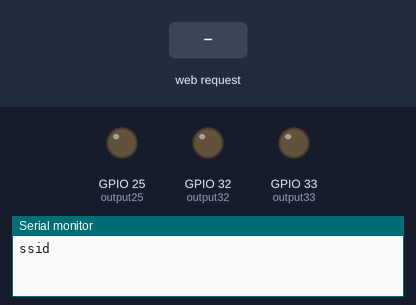
Recording of a sketch running on a simulated ESP32. On the bench: output pins drawn as LEDs (lit = HIGH), the last lines printed to the serial monitor. Inputs (shaded band) come from the test bench. WiFi joins after 1.5 s; servers stay silent unless stated.

Above: at 1.2 s.
1.3 s: HTTP request GET /32/on received
At 2.0 s:
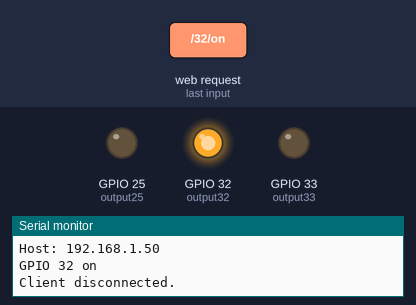
2.8 s: HTTP request GET /25/on received
At 3.1 s:
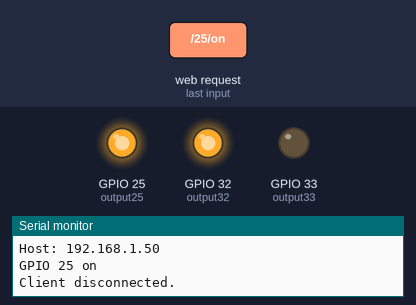
4.3 s: HTTP request GET /32/off received
At 5.5 s:
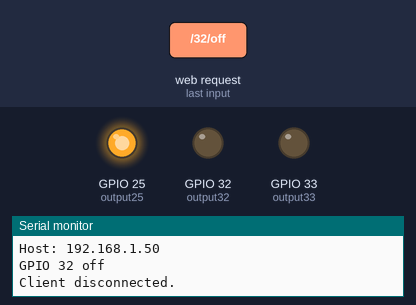
5.8 s: HTTP request GET /33/on received
At 6.6 s:
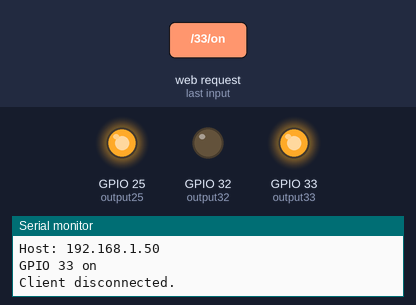
7.3 s: HTTP request GET /25/off received
At 7.7 s:
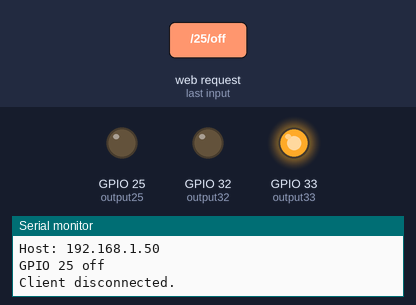
8.8 s: HTTP request GET /33/off received
At 10.1 s:
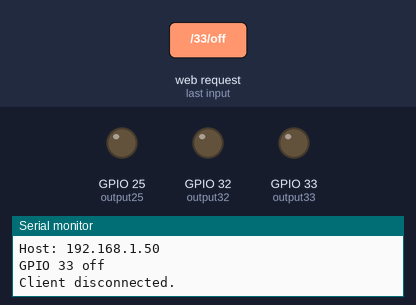
Timing chart, 0 to 11.3 s (numbered marks = the images above; inputs shaded):
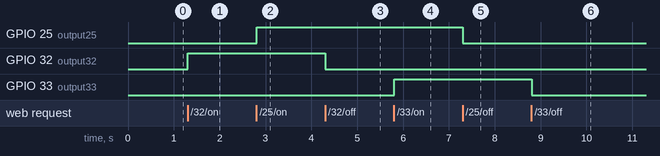

Measured:
- after the input at 1.3 s, GPIO 32 (output32): LOW → HIGH at once
- after the input at 2.8 s, GPIO 25 (output25): LOW → HIGH at once
- after the input at 4.3 s, GPIO 32 (output32): HIGH → LOW at once
- after the input at 5.8 s, GPIO 33 (output33): LOW → HIGH at once
- after the input at 7.3 s, GPIO 25 (output25): HIGH → LOW at once
- after the input at 8.8 s, GPIO 33 (output33): HIGH → LOW at once

The sketch:

Smart_Outlet.ino
```cpp
// (licence header left out)
#include <WiFi.h>

const char * ssid = "ssid";
const char * password = "pass";

WiFiServer server(80);
String header;

String output32State = "off";
String output25State = "off";
String output33State = "off";

// Assign output variables to GPIO pins
const int output32 = 32;
const int output25 = 25;
const int output33 = 33;

void setup() {
  Serial.begin(115200);
  // Initialize the output pins as outputs
  pinMode(output32, OUTPUT);
  pinMode(output25, OUTPUT);
  pinMode(output33, OUTPUT);
  // Set outputs to LOW
  digitalWrite(output32, LOW);
  digitalWrite(output25, LOW);
  digitalWrite(output33, LOW);

  // Connect to Wi-Fi network with SSID and password
  Serial.println(ssid);
  WiFi.begin(ssid, password);
  server.begin();
}

void loop() {
  WiFiClient client = server.available(); // Listen for client connections

  if (client) {
    String currentLine = "";
    while (client.connected()) {
      if (client.available()) {
        char c = client.read();
        Serial.write(c);
        header += c;
        if (c == '\n') {
          if (currentLine.length() == 0) {
            client.println("HTTP/1.1 200 OK");
            client.println("Content-type:text/html");
            client.println("Connection: close");
            client.println();

            // turns the GPIOs on and off
            if (header.indexOf("GET /32/on") >= 0) {
              Serial.println("GPIO 32 on");
              output32State = "on";
              digitalWrite(output32, HIGH);
            } else if (header.indexOf("GET /32/off") >= 0) {
              Serial.println("GPIO 32 off");
              output32State = "off";
              digitalWrite(output32, LOW);
            } else if (header.indexOf("GET /25/on") >= 0) {
              Serial.println("GPIO 25 on");
              output25State = "on";
              digitalWrite(output25, HIGH);
            } else if (header.indexOf("GET /25/off") >= 0) {
              Serial.println("GPIO 25 off");
              output25State = "off";
              digitalWrite(output25, LOW);
            } else if (header.indexOf("GET /33/on") >= 0) {
              Serial.println("GPIO 33 on");
              output33State = "on";
              digitalWrite(output33, HIGH);
            } else if (header.indexOf("GET /33/off") >= 0) {
              Serial.println("GPIO 33 off");
              output33State = "off";
              digitalWrite(output33, LOW);
            }

            // HTML
            client.println("<!DOCTYPE html><html>");
            client.println("<head><meta name=\"viewport\" content=\"width=device-width, initial-scale=1\">");
            client.println("<link rel=\"icon\" href=\"data:,\">");
            client.println("<style>html { font-family: Helvetica; display: inline-block; margin: 0px auto; text-align: center;}");
            client.println(".button { background-color: #4CAF50; border: none; color: white; padding: 16px 40px;");
            client.println("text-decoration: none; font-size: 30px; margin: 2px; cursor: pointer;}");
            client.println(".button2 {background-color: #555555;}</style></head>");
            client.println("<body><h1>BotFactory Smart Outlet</h1>");
            //--------------------------------------------------------------------------------------------------
            // Display current state, and ON/OFF buttons for GPIO 32
            client.println("<p>Outlet 1 - State " + output32State + "</p>");
            // If the output32State is off, it displays the ON button
            if (output32State == "off") {
              client.println("<p><a href=\"/32/on\"><button class=\"button\">TURN ON</button></a></p>");
            } else {
              client.println("<p><a href=\"/32/off\"><button class=\"button button2\">TURN OFF</button></a></p>");
            }

            // Display current state, and ON/OFF buttons for GPIO 25
            client.println("<p>Outlet 2 - State " + output25State + "</p>");
            // If the output25State is off, it displays the ON button
            if (output25State == "off") {
              client.println("<p><a href=\"/25/on\"><button class=\"button\">TURN ON</button></a></p>");
            } else {
              client.println("<p><a href=\"/25/off\"><button class=\"button button2\">TURN OFF</button></a></p>");
            }

            // Display current state, and ON/OFF buttons for GPIO 33
            client.println("<p>Outlet 3 - State " + output33State + "</p>");
            // If the output33State is off, it displays the ON button
            if (output33State == "off") {
              client.println("<p><a href=\"/33/on\"><button class=\"button\">TURN ON</button></a></p>");
            } else {
              client.println("<p><a href=\"/33/off\"><button class=\"button button2\">TURN OFF</button></a></p>");
            }
            client.println("</body></html>");
            //---------------------------------------------------------------------------------------------------
            client.println();
            break;
          } else {
            currentLine = "";
          }
        } else if (c != '\r') {
          currentLine += c;
        }
      }
    }
    header = "";
    client.stop();
    Serial.println("Client disconnected.");
    Serial.println("");
  }
}
```
